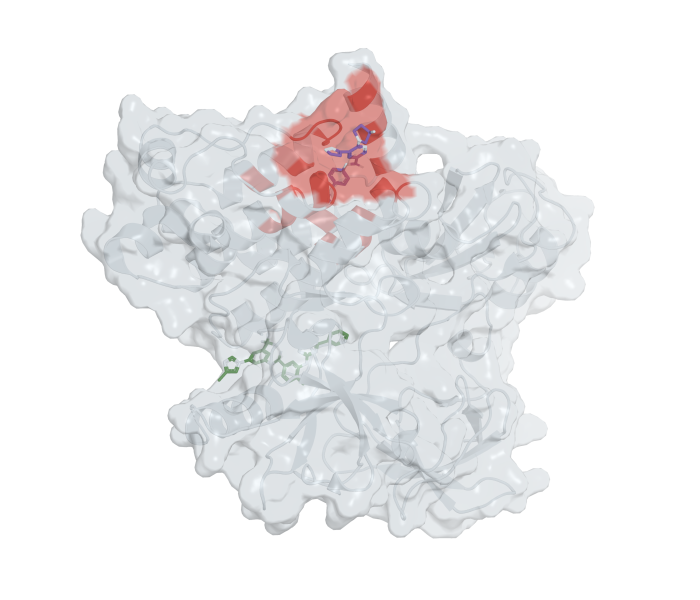
#> input picture figures/structural_cases/abl1_annotation.png, 1400 x 1200 px (shown at 1/2 size); its folder holds 4 pictures in this run
$ python assemble_structural_readout_cases.py
#> lines starting #> are read from the running program, lines starting #| are printed output that depends on the picture
"""Compose PyMOL-rendered case panels with vector titles and rank-scale legends."""

from pathlib import Path

import matplotlib
matplotlib.use('Agg')
import matplotlib.pyplot as plt
from matplotlib.colors import LinearSegmentedColormap, Normalize
from matplotlib.cm import ScalarMappable
from PIL import Image


ROOT = Path(__file__).resolve().parents[1]
DIRECTORY = ROOT / 'figures/structural_cases'


def image(axis, name):
#> called with name = 'abl1_annotation'
    artwork = Image.open(DIRECTORY / (name + '.png')).convert('RGBA')
#> artwork is the input picture: PIL image 1400x1200 RGBA; mean R, G, B, A 232.2, 231.9, 233.4, 70.6
    alpha = artwork.getchannel('A')
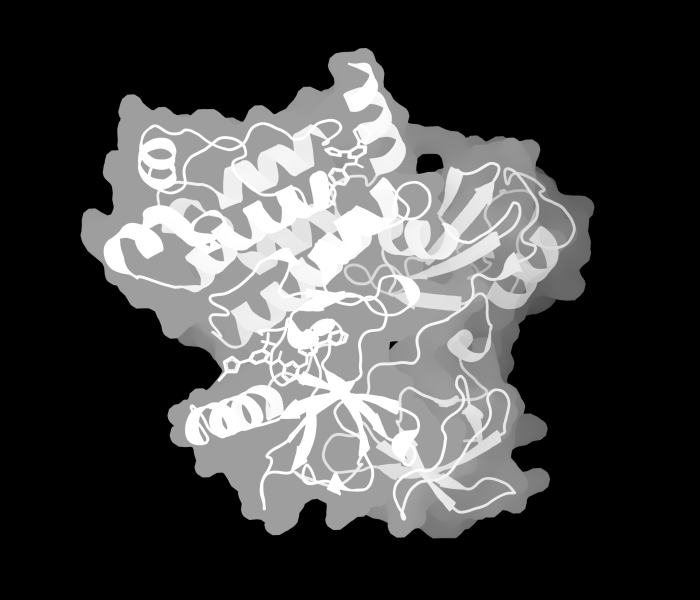
#> alpha: PIL image 1400x1200 L (shown at 1/2 size); min 0, max 255, mean 70.6
    bounds = alpha.getbbox()
#> bounds = (160, 95, 1190, 1078)
    if bounds:
        artwork = artwork.crop(bounds)
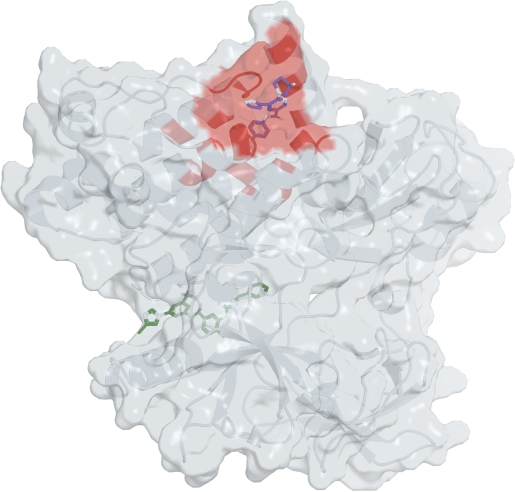
#> artwork: PIL image 1030x983 RGBA (shown at 1/2 size); mean R, G, B, A 217.1, 216.6, 219.2, 117.1; transparent parts drawn white
    axis.imshow(artwork)
    axis.axis('off')


def compose(names, titles, name, footnote, scale=True):
    count = len(names)
    figure, axes = plt.subplots(1, count, figsize=(3.3*count, 3.8))
    figure.subplots_adjust(left=.01, right=.99, top=.88, bottom=.29, wspace=.03)
    for axis, artwork, title, letter in zip(axes, names, titles, 'abcdefgh'):
        image(axis, artwork)
        axis.set_title(title, fontsize=10, pad=8)
        axis.text(0, 1.12, letter, transform=axis.transAxes, fontweight='bold', fontsize=12)
#> pass 2 of the loop in compose, `for axis, artwork, title, letter in zip(axes, names, titles, 'abcdefgh..`:
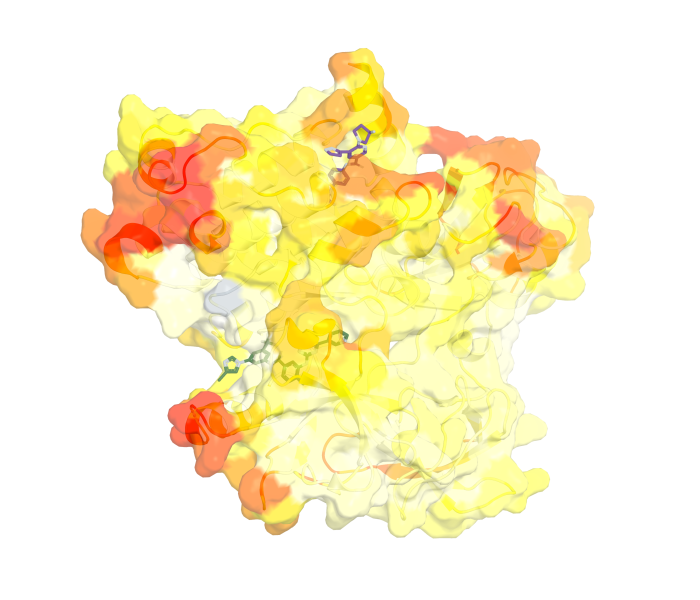
#> input picture figures/structural_cases/abl1_binding_score.png, 1400 x 1200 px (shown at 1/2 size)
#> in image, artwork is the input picture: PIL image 1400x1200 RGBA; mean R, G, B, A 250.7, 236.5, 186.5, 70.6
#> in image (call 2), `alpha = artwork.getchannel('A')`:
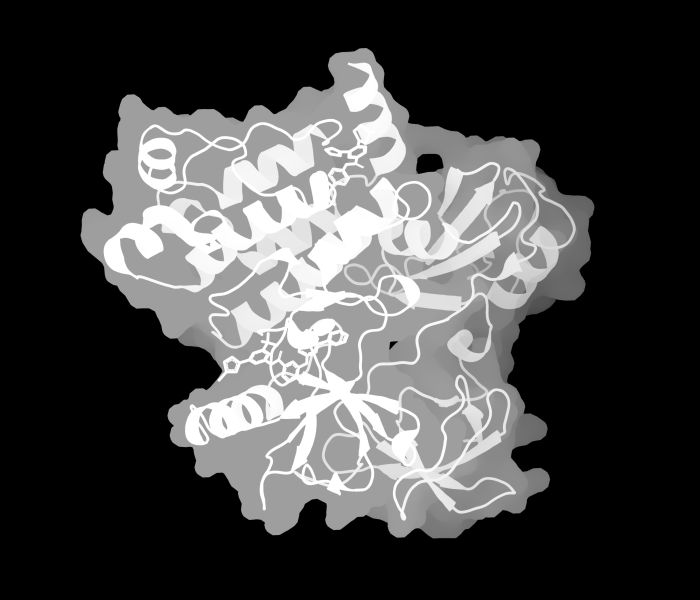
#> alpha: PIL image 1400x1200 L (shown at 1/2 size); min 0, max 255, mean 70.6
#> in image (call 2), `artwork = artwork.crop(bounds)`:
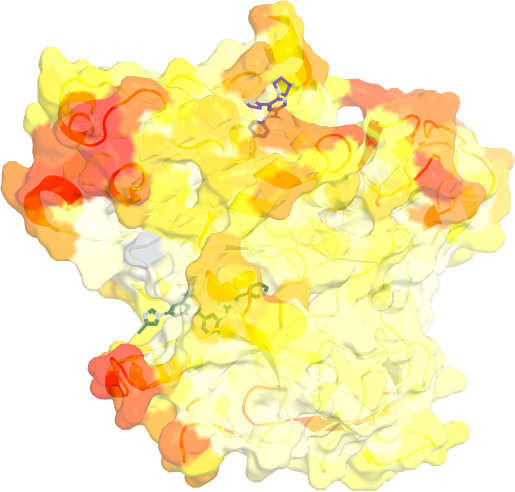
#> artwork: PIL image 1030x983 RGBA (shown at 1/2 size); mean R, G, B, A 247.9, 224.2, 141.4, 117.1; transparent parts drawn white
#> pass 3 of the loop in compose, `for axis, artwork, title, letter in zip(axes, names, titles, 'abcdefgh..`:
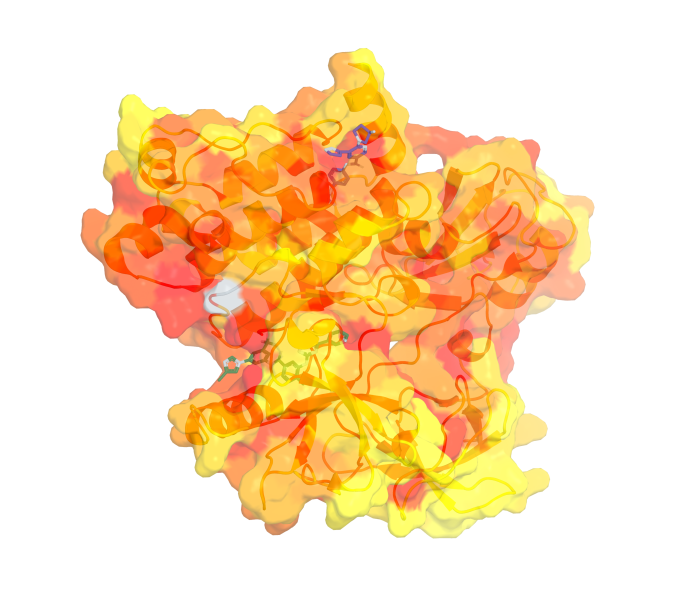
#> input picture figures/structural_cases/abl1_hidden.png, 1400 x 1200 px (shown at 1/2 size)
#> in image, artwork is the input picture: PIL image 1400x1200 RGBA; mean R, G, B, A 250.7, 210.8, 157.3, 70.6
#> in image (call 3), `alpha = artwork.getchannel('A')`:
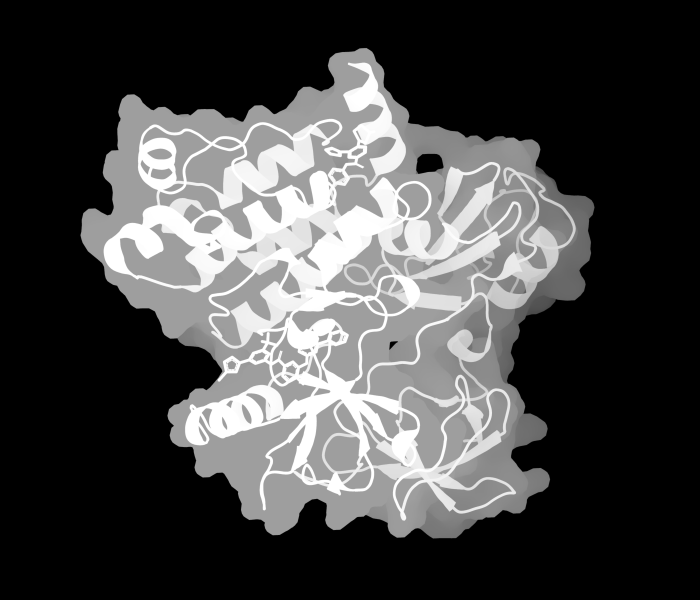
#> alpha: PIL image 1400x1200 L (shown at 1/2 size); min 0, max 255, mean 70.6
#> in image (call 3), `artwork = artwork.crop(bounds)`:
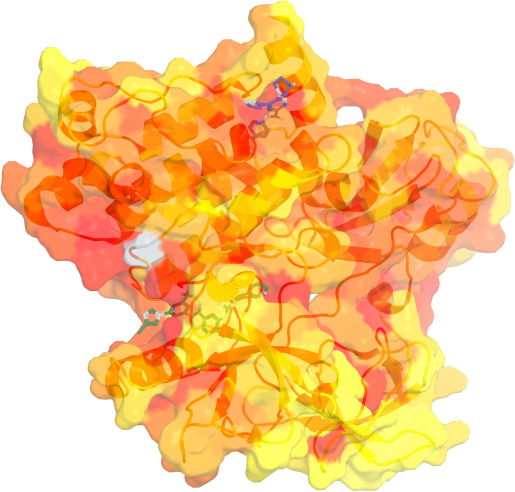
#> artwork: PIL image 1030x983 RGBA (shown at 1/2 size); mean R, G, B, A 247.9, 181.7, 92.9, 117.1; transparent parts drawn white
    if scale:
        color_axis = figure.add_axes([.37, .22, .27, .025])
        color_map = LinearSegmentedColormap.from_list('pymol_rank', ['white', 'yellow', 'red'])
        bar = figure.colorbar(ScalarMappable(norm=Normalize(0, 1), cmap=color_map),
                             cax=color_axis, orientation='horizontal', ticks=[0, .5, 1])
        bar.ax.tick_params(labelsize=7, length=2)
        bar.set_label('Within-protein / construct percentile', fontsize=8, labelpad=1)
    figure.text(.5, .025, footnote, ha='center', va='bottom', fontsize=7, color='#485760')
    for extension in ['pdf', 'png']:
        figure.savefig(DIRECTORY / (name + '.' + extension), dpi=300, facecolor='white')
#> this loop made 2 passes
#> pass 1, in compose, `figure.savefig(DIRECTORY / (name + '.' + extension), dpi=300, facecolo..`:
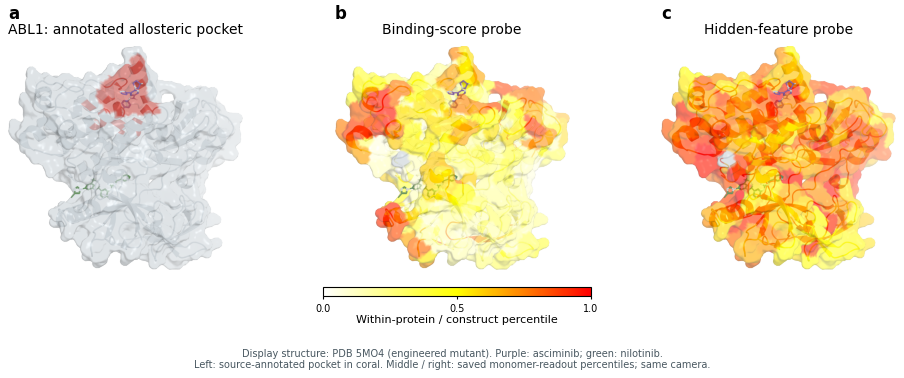
#> figure drawn by matplotlib, 4 panels
    plt.close(figure)


if __name__ == '__main__':
    with plt.rc_context({'pdf.fonttype': 42}):
        compose(['abl1_annotation', 'abl1_binding_score', 'abl1_hidden'],
                ['ABL1: annotated allosteric pocket', 'Binding-score probe', 'Hidden-feature probe'],
                'abl1_case_comparison',
                'Display structure: PDB 5MO4 (engineered mutant). Purple: asciminib; green: nilotinib.\n'
                'Left: source-annotated pocket in coral. Middle / right: saved monomer-readout percentiles; same camera.')
        compose(['src_full_context', 'src_activation_segment'],
                ['Src: full-length domain context', 'Kinase domain: activation segment'],
                'src_activation_context',
                'AF2 display structures, human P12931 numbering. Activation segment: DFG407–APE435; Y419 highlighted.\n'
                'Domain context is not an experimental active-state assignment. Blue: SH3; green: SH2; coral: activation segment.',
                scale=False)
#> (the run stopped early here; a loop or call above may not have finished)
